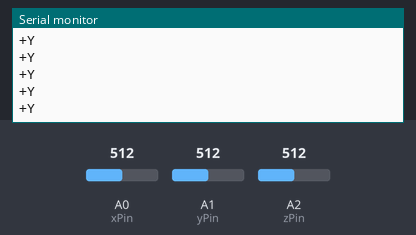
Recording of a sketch running on a simulated Arduino Uno, built with avr-gcc and run on an emulated ATmega328P. Shown: the last lines printed to the serial monitor. Inputs (shaded band) come from the test bench; at power-on: A1 (yPin) = 512, A2 (zPin) = 512, A0 (xPin) = 512.

Above: at 1.2 s.
1.3 s: A1 (yPin) set to 498
At 2.3 s:
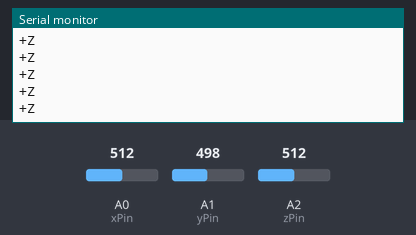
5.1 s: A2 (zPin) set to 26
At 6.1 s:
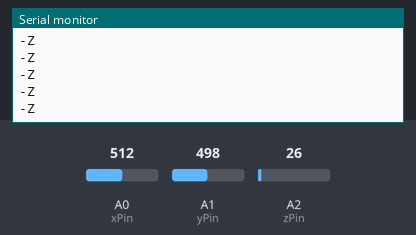
6.6 s: A2 (zPin) set to 20
8.1 s: A0 (xPin) set to 732
At 9.2 s:
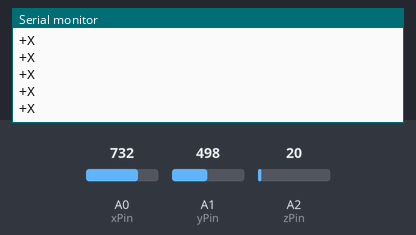

The sketch:

ADXL335.ino
```cpp
#define xPin A0
#define yPin A1
#define zPin A2

#define xMin 288
#define yMin 275
#define zMin 277

#define xMax 488
#define yMax 428
#define zMax 428

#define kX (xMax+xMin)/2
#define kY (yMax+yMin)/2
#define kZ (zMax+zMin)/2


//int count = 10;

int xVal, yVal, zVal, Max, dir;
//int xAv, yAv, zAv;


void setup()
{
  Serial.begin(9600);
//  calibrate();
}

void loop()
{
  getdata();

  getdirecrion();

  if (dir ==0)
  {
    if (xVal>0)
      Serial.println("+X");
    else
      Serial.println("-X");
  }

  if (dir ==1)
  {
    if (yVal>0)
      Serial.println("+Y");
    else
      Serial.println("-Y");
  }

  if (dir ==2)
  {
    if (zVal>0)
      Serial.println("+Z");
    else
      Serial.println("-Z");
  }

}


void getdirecrion()
{
  Max=abs(xVal);
  dir=0;
  if (abs(yVal)>Max)
  {
    Max=abs(yVal);
    dir=1;
  }
  if (abs(zVal)>Max)
  {
    Max=abs(zVal);
    dir=2;
  }


}

void getdata()
{
  xVal = analogRead(xPin) - kX;
  yVal = analogRead(yPin) - kY;
  zVal = analogRead(zPin) - kZ;
}
```

Measured:
- the behaviour switches between 511 and 510 on A1 (yPin) (found by bisection; images 0 and 1)
- the behaviour switches between 719 and 720 on A0 (xPin) (found by bisection; images 2 and 3)
- after the input at 1.3 s, the serial monitor: prints a new line after 0.07 s (image 1)
- after the input at 5.1 s, the serial monitor: prints a new line after 0.07 s (image 2)
- after the input at 8.1 s, the serial monitor: prints a new line after 0.07 s (image 3)
